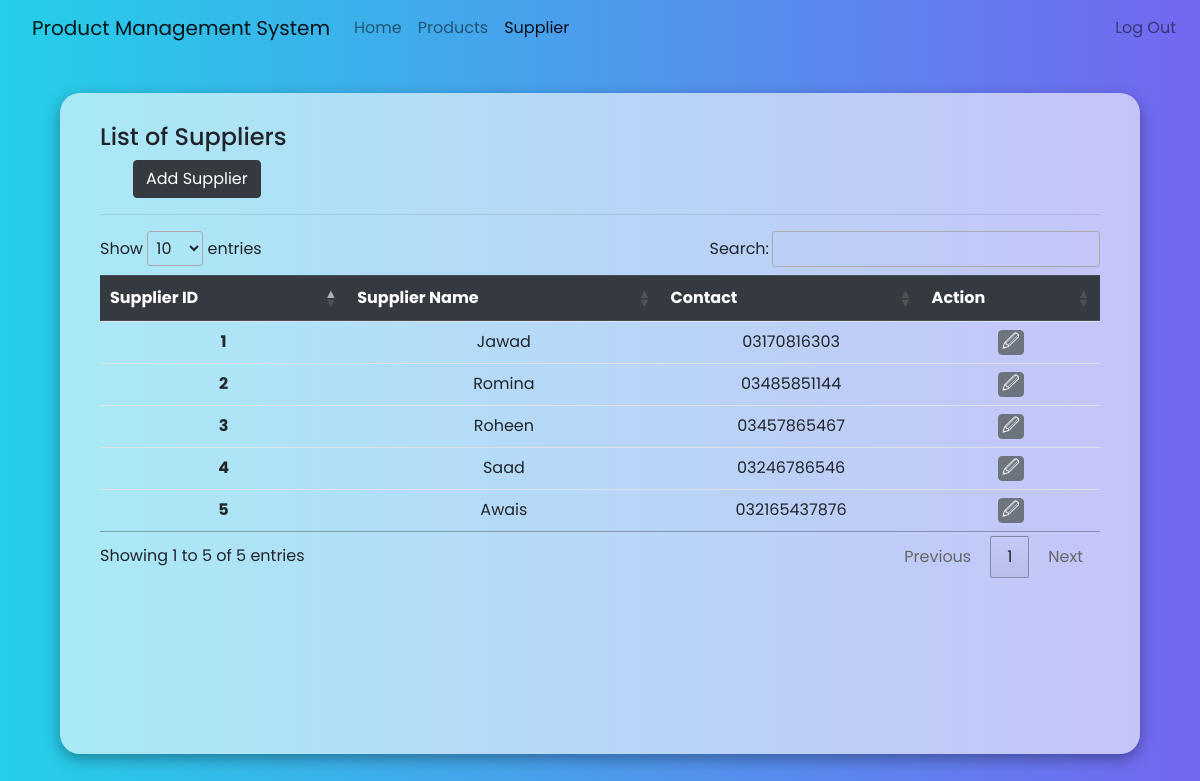
Screenshot of /supplier.php with the database file from the repository.
### tables this page shows
CREATE TABLE `tbl_supplier` (
  `tbl_supplier_id` int(11) NOT NULL,
  `supplier_name` varchar(255) NOT NULL,
  `supplier_contact` varchar(255) NOT NULL
);

### supplier.php (the view, shortened to what this page needs)
<?php include ("./conn/conn.php") ?>
<!DOCTYPE html>
<html lang="en">
<head>
    <link rel="stylesheet" href="https://cdn.jsdelivr.net/npm/bootstrap@4.6.2/dist/css/bootstrap.min.css">
    <link rel="stylesheet" href="https://cdn.datatables.net/1.13.7/css/jquery.dataTables.css" />
</head>
<body>
<nav class="navbar navbar-expand-lg navbar-light bg-yellow">
        <a class="navbar-brand ml-3" href="">Product Management System</a>
        <div class="collapse navbar-collapse" id="navbarNav">
            <ul class="navbar-nav">
                <li class="nav-item">
                    <a class="nav-link" href="http://localhost/product-management/home.php">Home</a>
                </li>
                <li class="nav-item">
                    <a class="nav-link" href="http://localhost/product-management/products.php">Products</a>
                </li>
                <li class="nav-item active">
                    <a class="nav-link" href="http://localhost/product-management/supplier.php">Supplier</a>
                </li>
            </ul>
        </div>
        <div class="collapse navbar-collapse" id="navbarNav">
            <ul class="navbar-nav ml-auto">
                <li class="nav-item">
                    <a class="nav-link" href="http://localhost/product-management/index.php">Log Out</a>
                </li>
            </ul>
        </div>
    </nav>
    <div class="main">
        <div class="product-container">
            <div class="row">
            <h4 class="col-10 mr-4">List of Suppliers</h4>
                <div class="button ml-5">
                    <button type="button" class="btn btn-dark" data-toggle="modal" data-target="#addSupplierModal">Add Supplier</button>
                </div>
            </div>
            <hr>
            <div class="table-container table-responsive">
                <table class="table table-sm text-center" id="supplierTable">
                    <thead class="thead-dark">
                        <tr>
                            <th scope="col">Supplier ID</th>
                            <th scope="col">Supplier Name</th>
                            <th scope="col">Contact</th>
                            <th scope="col">Action</th>
                        </tr>
                    </thead>
                    <tbody>
                        <?php
                            $stmt = $conn->prepare("SELECT * FROM tbl_supplier");
                            $stmt->execute();
                            $result = $stmt->fetchAll();
                            foreach ($result as $row) {
                                $supplierID = $row["tbl_supplier_id"];
                                $supplierName = $row["supplier_name"];
                                $supplierContact = $row["supplier_contact"];
                                ?>
                                <tr>
                                    <th scope="row"><?= $supplierID ?></th>
                                    <td id="supplierName-<?= $supplierID ?>"><?= $supplierName ?></td>
                                    <td id="supplierContact-<?= $supplierID ?>"><?= $supplierContact ?></td>
                                    <td>
                                        <div class="action-button">
                                            <button class="btn btn-secondary" onclick="updateSupplier(<?= $supplierID ?>)">&#128393;</button>
                                        </div>
                                    </td>
                                </tr>
                                <?php
                            }
                        ?>
                    </tbody>
                </table>
            </div>
        </div>
    </div>
</body>
</html>

### supplier.php (style rules this page uses)
* { margin: 0; padding: 0; box-sizing: border-box; font-family: 'Poppins', sans-serif !important; }
body { background-image: linear-gradient(to right, #24cfe8, #7367f0); }
.main { display: flex; justify-content: center; align-items: center; width: 100vw; height: 91.8vh; }
.product-container { width: 90%; height: 90%; box-shadow: rgba(0, 0, 0, 0.35) 0px 5px 15px; padding: 30px 40px; border-radius: 20px; background-color: rgba(255, 255, 255, 0.6); }
.action-button { display: flex; justify-content: center; }
.action-button > button { width: 25px; height: 25px; font-size: 17px; display: flex !important; justify-content: center; align-items: center; margin: 0px 2px; }

### rows the page displays
tbl_supplier: tbl_supplier_id "1", supplier_name "Jawad", supplier_contact "03170816303"
tbl_supplier: tbl_supplier_id "2", supplier_name "Romina", supplier_contact "03485851144"
tbl_supplier: tbl_supplier_id "3", supplier_name "Roheen", supplier_contact "03457865467"
tbl_supplier: tbl_supplier_id "4", supplier_name "Saad", supplier_contact "03246786546"
tbl_supplier: tbl_supplier_id "5", supplier_name "Awais", supplier_contact "032165437876"
